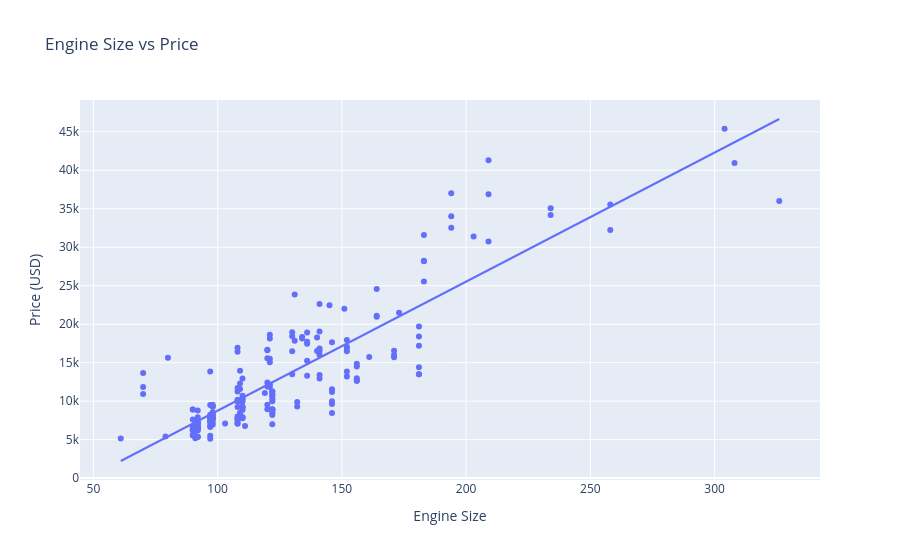
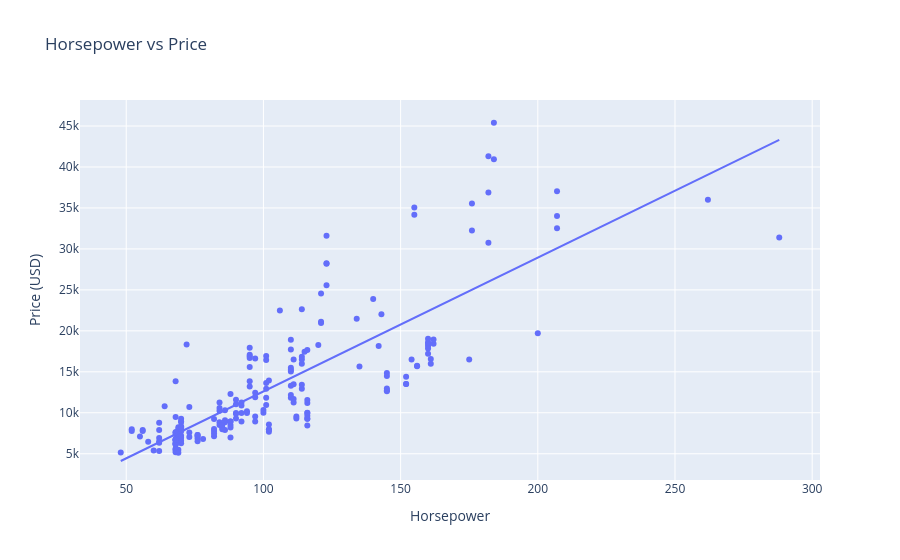

Notebook code cell kept with these figures, in order:
### Markdown cell above
### Plot 1 & 2 — Engine Size and Horsepower vs Price
The scatter plot below shows how car price changes as engine size increases. 
Each point represents one car. The trendline shows the overall direction.

### Code cell
fig = px.scatter(df, x='enginesize', y='price',
                 title='Engine Size vs Price',
                 labels={'enginesize': 'Engine Size', 'price': 'Price (USD)'},
                 hover_data=['CarName', 'CarBrand'],
                 trendline='ols')
fig.show()

fig2 = px.scatter(df, x='horsepower', y='price',
                  title='Horsepower vs Price',
                  labels={'horsepower': 'Horsepower', 'price': 'Price (USD)'},
                  hover_data=['CarName', 'CarBrand'],
                  trendline='ols')
fig2.show()

### Figure 1 — Plotly figure (JSON) as saved in the notebook; plotly's stock layout.template omitted (floating-point values rounded to 4 significant figures; data arrays with more than 128 entries replaced by an {"elided": "..."} marker saying what was removed)
{"data": [{"customdata": {"elided": "205x2 str values"}, "hovertemplate": "Engine Size=%{x}<br>Price (USD)=%{y}<br>CarName=%{customdata[0]}<br>CarBrand=%{customdata[1]}<extra></extra>", "legendgroup": "", "marker": {"color": "#636efa", "symbol": "circle"}, "mode": "markers", "name": "", "orientation": "v", "showlegend": false, "type": "scatter", "x": {"elided": "205 int values"}, "xaxis": "x", "y": {"elided": "205 float values"}, "yaxis": "y"}, {"hovertemplate": "<b>OLS trendline</b><br>price = 167.698 * enginesize + -8005.45<br>R<sup>2</sup>=0.764129<br><br>Engine Size=%{x}<br>Price (USD)=%{y} <b>(trend)</b><extra></extra>", "legendgroup": "", "marker": {"color": "#636efa", "symbol": "circle"}, "mode": "lines", "name": "", "showlegend": false, "type": "scatter", "x": {"elided": "205 int values"}, "xaxis": "x", "y": {"elided": "205 float values"}, "yaxis": "y"}], "layout": {"legend": {"tracegroupgap": 0}, "title": {"text": "Engine Size vs Price"}, "xaxis": {"anchor": "y", "domain": [0, 1], "title": {"text": "Engine Size"}}, "yaxis": {"anchor": "x", "domain": [0, 1], "title": {"text": "Price (USD)"}}}}

### Figure 2 — Plotly figure (JSON) as saved in the notebook; plotly's stock layout.template omitted (floating-point values rounded to 4 significant figures; data arrays with more than 128 entries replaced by an {"elided": "..."} marker saying what was removed)
{"data": [{"customdata": {"elided": "205x2 str values"}, "hovertemplate": "Horsepower=%{x}<br>Price (USD)=%{y}<br>CarName=%{customdata[0]}<br>CarBrand=%{customdata[1]}<extra></extra>", "legendgroup": "", "marker": {"color": "#636efa", "symbol": "circle"}, "mode": "markers", "name": "", "orientation": "v", "showlegend": false, "type": "scatter", "x": {"elided": "205 int values"}, "xaxis": "x", "y": {"elided": "205 float values"}, "yaxis": "y"}, {"hovertemplate": "<b>OLS trendline</b><br>price = 163.263 * horsepower + -3721.76<br>R<sup>2</sup>=0.653088<br><br>Horsepower=%{x}<br>Price (USD)=%{y} <b>(trend)</b><extra></extra>", "legendgroup": "", "marker": {"color": "#636efa", "symbol": "circle"}, "mode": "lines", "name": "", "showlegend": false, "type": "scatter", "x": {"elided": "205 int values"}, "xaxis": "x", "y": {"elided": "205 float values"}, "yaxis": "y"}], "layout": {"legend": {"tracegroupgap": 0}, "title": {"text": "Horsepower vs Price"}, "xaxis": {"anchor": "y", "domain": [0, 1], "title": {"text": "Horsepower"}}, "yaxis": {"anchor": "x", "domain": [0, 1], "title": {"text": "Price (USD)"}}}}
